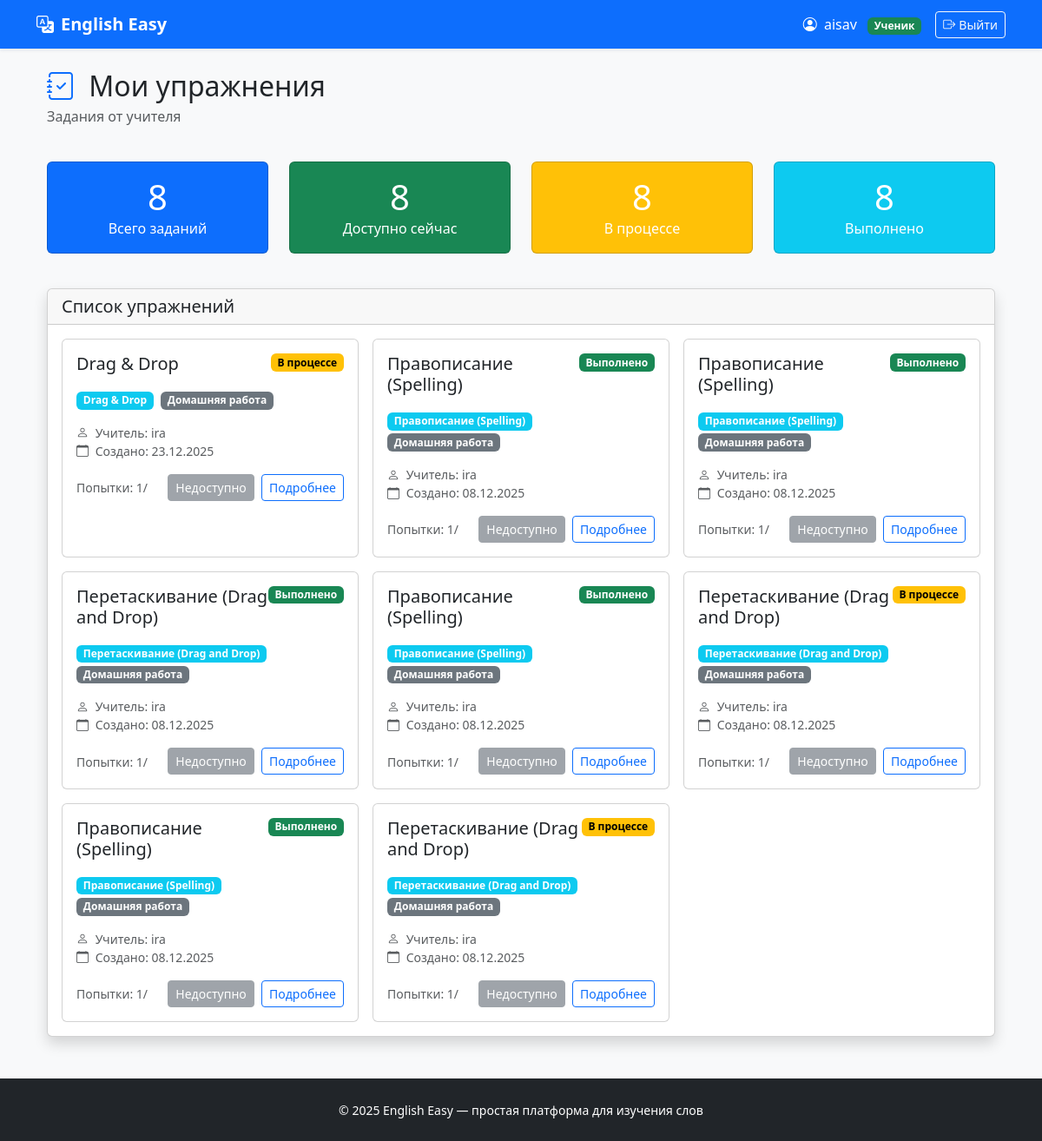
/exercises/my/ (signed in), run on the app's committed database.
### users/models.py (models this page shows, shortened)
class User(AbstractUser):
    ROLE_CHOICES = (
        ('teacher', 'Учитель'),
        ('student', 'Ученик'),
    )
    role = models.CharField(max_length=10, choices=ROLE_CHOICES, default='student')
    def is_teacher(self):
        return self.role == 'teacher'
    def is_student(self):
        return self.role == 'student'

### exercises/models.py (models this page shows, shortened)
class Exercise(models.Model):
    ASSIGNMENT_TYPE_CHOICES = [
        ('homework', 'Домашняя работа'),
        ('classwork', 'Работа на уроке'),
        ('test', 'Контрольная работа'),
    ]
    STATUS_CHOICES = [
        ('not_started', 'Не начато'),
        ('in_progress', 'В процессе'),
        ('completed', 'Выполнено'),
        ('graded', 'Проверено'),
    ]
    description = models.TextField('Описание', blank=True)
    student = models.ForeignKey(
        settings.AUTH_USER_MODEL,
        on_delete=models.CASCADE,
        related_name='exercises',
        limit_choices_to={'role': 'student'},
        verbose_name='Ученик'
    )
    teacher = models.ForeignKey(
        settings.AUTH_USER_MODEL,
        on_delete=models.CASCADE,
        related_name='created_exercises',
        limit_choices_to={'role': 'teacher'},
        verbose_name='Учитель'
    )
    assignment_type = models.CharField(
        'Тип задания',
        max_length=20,
        choices=ASSIGNMENT_TYPE_CHOICES,
        default='homework'
    )
    status = models.CharField(
        'Статус',
        max_length=20,
        choices=STATUS_CHOICES,
        default='not_started'
    )
    attempts = models.IntegerField('Количество попыток', default=0)
    created_at = models.DateTimeField('Создано', auto_now_add=True)
    updated_at = models.DateTimeField('Обновлено', auto_now=True)
    due_date = models.DateTimeField('Срок выполнения', null=True, blank=True)
    completed_at = models.DateTimeField('Завершено', null=True, blank=True)
    teacher_comment = models.TextField('Комментарий учителя', blank=True)
    exercise_type = models.CharField('Тип упражнения', max_length=50, default='spelling_drag_drop')
    class Meta:
        verbose_name = 'Упражнение'
        verbose_name_plural = 'Упражнения'
        ordering = ['-created_at']
    def is_overdue(self):
        if self.due_date and timezone.now() > self.due_date:
            return True
        return False
    def get_exercise_type_display(self):
        if self.exercise_type == 'spelling_drag_drop':
            try:
                return self.spellingdragdropexercise.get_type_display()
            except SpellingDragDropExercise.DoesNotExist:
                return 'Spelling/Drag & Drop'
        elif self.exercise_type == 'drag_drop':  # ДОБАВИТЬ
            return 'Drag & Drop'
        elif self.exercise_type == 'letter_soup':
            return 'Буквенный суп'
        else:
            return self.exercise_type
    def get_assignment_type_display(self):
        return dict(self.ASSIGNMENT_TYPE_CHOICES).get(self.assignment_type, self.assignment_type)

class SpellingDragDropExercise(models.Model):
    EXERCISE_TYPE_CHOICES = [
        ('spelling', 'Правописание (Spelling)'),
        ('drag_and_drop', 'Перетаскивание (Drag and Drop)'),
    ]
    exercise = models.OneToOneField(
        Exercise,
        on_delete=models.CASCADE,
        related_name='spellingdragdropexercise',
        primary_key=True
    )
    type = models.CharField(
        'Тип упражнения',
        max_length=20,
        choices=EXERCISE_TYPE_CHOICES,
        default='spelling'
    )
    pairs = models.JSONField('Пары слов', default=list)
    shuffle_letters = models.BooleanField('Перемешивать буквы', default=True)
    show_hints = models.BooleanField('Показывать подсказки', default=True)
    class Meta:
        verbose_name = 'Spelling/Drag & Drop упражнение'
        verbose_name_plural = 'Spelling/Drag & Drop упражнения'

### exercises/views.py (the view)
# urls.py: path('my/', views.student_exercises_list, name='my_exercises'),
@login_required
def student_exercises_list(request):
    if not request.user.is_student():
        return redirect('dashboard:home')
    exercises = Exercise.objects.filter(student=request.user)
    return render(request, 'exercises/my.html', {
        'exercises': exercises,
        'now': timezone.now(),
    })

### exercises/templates/exercises/my.html (shortened to what this page needs)
{% extends 'base.html' %}
{% block content %}
<div class="container-fluid">
    <div class="row mb-4">
        <div class="col">
            <h1 class="h2 mb-1">
                <i class="bi bi-journal-check text-primary me-2"></i>
                Мои упражнения
            </h1>
            <p class="text-muted">Задания от учителя</p>
        </div>
    </div>
    <div class="row mb-4">
        <div class="col-md-3 mb-3">
            <div class="card bg-primary text-white">
                <div class="card-body text-center">
                    <div class="h1 mb-0">{{ exercises.count }}</div>
                    <p class="mb-0">Всего заданий</p>
                </div>
            </div>
        </div>
        <div class="col-md-3 mb-3">
            <div class="card bg-success text-white">
                <div class="card-body text-center">
                    <div class="h1 mb-0">{{ exercises|length|default:0 }}</div>
                    <p class="mb-0">Доступно сейчас</p>
                </div>
            </div>
        </div>
        <div class="col-md-3 mb-3">
            <div class="card bg-warning text-white">
                <div class="card-body text-center">
                    <div class="h1 mb-0">{{ exercises.count }}</div>
                    <p class="mb-0">В процессе</p>
                </div>
            </div>
        </div>
        <div class="col-md-3 mb-3">
            <div class="card bg-info text-white">
                <div class="card-body text-center">
                    <div class="h1 mb-0">{{ exercises.count }}</div>
                    <p class="mb-0">Выполнено</p>
                </div>
            </div>
        </div>
    </div>
    <div class="card shadow">
        <div class="card-header">
            <h5 class="mb-0">Список упражнений</h5>
        </div>
        <div class="card-body">
            {% if exercises %}
                <div class="row g-3">
                    {% for exercise in exercises %}
                        <div class="col-md-6 col-lg-4">
                            <div class="card h-100 {% if exercise.is_overdue %}border-danger{% endif %}">
                                <div class="card-body">
                                    <div class="d-flex justify-content-between align-items-start mb-2">
                                        <div>
                                            <h5 class="card-title">{{ exercise.get_exercise_type_display }}</h5>
                                        </div>
                                        <span class="badge bg-{{ exercise.status }}">
                                            {{ exercise.get_status_display }}
                                        </span>
                                    </div>
                                    <div class="mb-3">
                                        <span class="badge bg-info me-1">
                                            {{ exercise.get_exercise_type_display }}
                                        </span>
                                        <span class="badge bg-secondary me-1">
                                            {{ exercise.get_assignment_type_display }}
                                        </span>
                                    </div>
                                    <div class="mb-3">
                                        <small class="text-muted d-block">
                                            <i class="bi bi-person me-1"></i>
                                            Учитель: {{ exercise.teacher.get_full_name|default:exercise.teacher.username }}
                                        </small>
                                        <small class="text-muted d-block">
                                            <i class="bi bi-calendar me-1"></i>
                                            Создано: {{ exercise.created_at|date:"d.m.Y" }}
                                        </small>
                                    </div>
                                    <div class="d-flex justify-content-between align-items-center">
                                        <div>
                                            <small class="text-muted">
                                                Попытки: {{ exercise.attempts }}/{{ exercise.max_attempts }}
                                            </small>
                                        </div>
                                        <div>
                                            {% if exercise.can_attempt %}
                                                <a href="{% url 'exercises:do_exercise' exercise.id %}"
                                                   class="btn btn-sm btn-primary">
                                                    {% if exercise.status == 'not_started' %}
                                                        Начать
                                                    {% else %}
                                                        Продолжить
                                                    {% endif %}
                                                </a>
                                            {% else %}
                                                <button class="btn btn-sm btn-secondary" disabled>
                                                    Недоступно
                                                </button>
                                            {% endif %}
                                            <a href="{% url 'exercises:exercise_detail' exercise.id %}"
                                               class="btn btn-sm btn-outline-primary ms-1">
                                                Подробнее
                                            </a>
                                        </div>
                                    </div>
                                </div>
                            </div>
                        </div>
                    {% endfor %}
                </div>
            {% else %}
                <div class="text-center py-5">
                    <i class="bi bi-journal-x display-1 text-muted mb-3"></i>
                    <h4>Нет заданий</h4>
                    <p class="text-muted">Ваш учитель ещё не создал для вас упражнений</p>
                </div>
            {% endif %}
        </div>
    </div>
</div>
{% endblock %}

### templates/base.html (shortened to what this page needs)
<!DOCTYPE html>
<html lang="ru">
<head>
    <link href="https://cdn.jsdelivr.net/npm/bootstrap@5.3.3/dist/css/bootstrap.min.css" rel="stylesheet">
    <link href="https://cdn.jsdelivr.net/npm/bootstrap-icons@1.11.0/font/bootstrap-icons.css" rel="stylesheet">
</head>
<body>
<nav class="navbar navbar-expand-lg navbar-dark bg-primary shadow-sm">
    <div class="container">
        <a class="navbar-brand fw-bold" href="{% url 'users:home' %}">
            <i class="bi bi-translate me-2"></i>English Easy
        </a>
        <div class="navbar-nav ms-auto align-items-center">
            {% if user.is_authenticated %}
                <span class="text-white me-3">
                    <i class="bi bi-person-circle me-1"></i>
                    {{ user.username }}
                    {% if user.is_teacher %}
                        <span class="badge bg-light text-dark ms-2">Учитель</span>
                    {% else %}
                        <span class="badge bg-success text-white ms-2">Ученик</span>
                    {% endif %}
                </span>
                <form method="post" action="{% url 'users:logout' %}" class="d-inline">
                    <button type="submit" class="btn btn-outline-light btn-sm">
                        <i class="bi bi-box-arrow-right me-1"></i>Выйти
                    </button>
                </form>
            {% else %}
                <a href="{% url 'users:home' %}#login" class="btn btn-outline-light btn-sm">
                    <i class="bi bi-box-arrow-in-right me-1"></i>Вход
                </a>
            {% endif %}
        </div>
    </div>
</nav>
<main class="container mt-4 mb-5">
    {% block content %}
    {% endblock %}
</main>
<footer class="bg-dark text-white py-4 mt-auto">
    <div class="container text-center">
        <small>© 2025 English Easy — простая платформа для изучения слов</small>
    </div>
</footer>
</body>
</html>

### templates/base.html (style rules this page uses)
body { background: #f8f9fa; }
.navbar-brand { font-weight: 800; }

### exercises/templates/exercises/my.html (style rules this page uses)
.bg-in_progress { background-color: #ffc107; color: #000; }
.bg-completed { background-color: #198754; }

### data on the page
User: username "aisav"
Exercise: exercise_type "Drag & Drop", status "В процессе", assignment_type "Домашняя работа", teacher.get_full_name "ira", created_at "23.12.2025", attempts "1"
Exercise: exercise_type "Правописание (Spelling)", status "Выполнено", assignment_type "Домашняя работа", teacher.get_full_name "ira", created_at "08.12.2025", attempts "1"
Exercise: exercise_type "Правописание (Spelling)", status "Выполнено", assignment_type "Домашняя работа", teacher.get_full_name "ira", created_at "08.12.2025", attempts "1"
Exercise: exercise_type "Перетаскивание (Drag and Drop)", status "Выполнено", assignment_type "Домашняя работа", teacher.get_full_name "ira", created_at "08.12.2025", attempts "1"
Exercise: exercise_type "Правописание (Spelling)", status "Выполнено", assignment_type "Домашняя работа", teacher.get_full_name "ira", created_at "08.12.2025", attempts "1"
Exercise: exercise_type "Перетаскивание (Drag and Drop)", status "В процессе", assignment_type "Домашняя работа", teacher.get_full_name "ira", created_at "08.12.2025", attempts "1"
Exercise: exercise_type "Правописание (Spelling)", status "Выполнено", assignment_type "Домашняя работа", teacher.get_full_name "ira", created_at "08.12.2025", attempts "1"
Exercise: exercise_type "Перетаскивание (Drag and Drop)", status "В процессе", assignment_type "Домашняя работа", teacher.get_full_name "ira", created_at "08.12.2025", attempts "1"

### other printed values
{{ exercises.count }} "8"
{{ exercises|length|default:0 }} "8"
